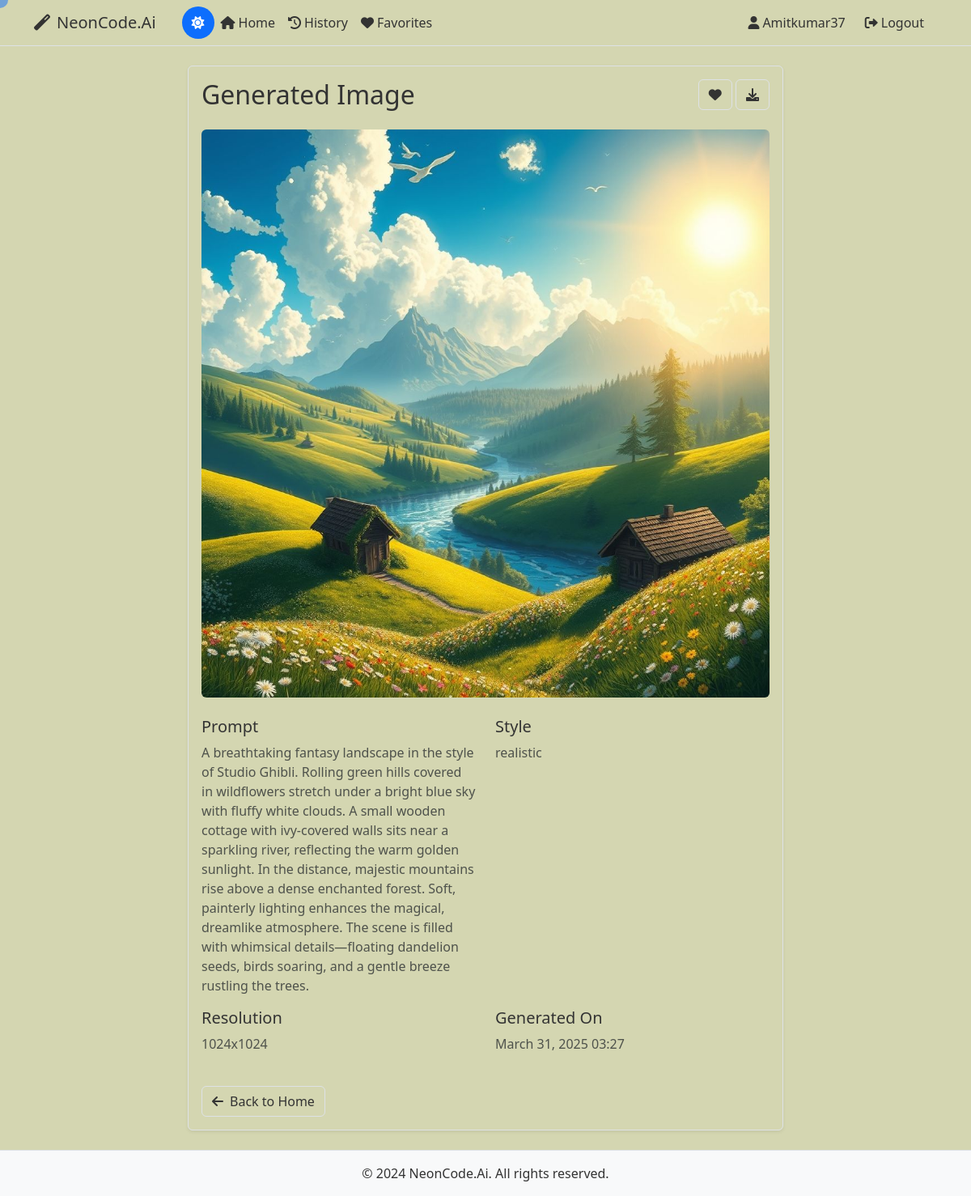
Page /image/2/ (signed in) on the committed database.
### generator/models.py (models this page shows, shortened)
class GeneratedImage(models.Model):
    user = models.ForeignKey(User, on_delete=models.CASCADE, related_name='generated_images')
    prompt = models.TextField()
    image_url = models.URLField()
    style = models.CharField(max_length=100, blank=True)
    resolution = models.CharField(max_length=50, blank=True)
    created_at = models.DateTimeField(default=timezone.now)
    is_favorite = models.BooleanField(default=False)
    class Meta:
        ordering = ['-created_at']

### generator/views.py (the view)
# urls.py: path('image/<int:pk>/', views.image_detail, name='image_detail'),
@login_required
def image_detail(request, pk):
    image = GeneratedImage.objects.get(pk=pk, user=request.user)
    return render(request, 'generator/image_detail.html', {'image': image})

### templates/generator/image_detail.html (shortened to what this page needs)
{% extends 'base.html' %}
{% block content %}
<div class="row">
    <div class="col-md-8 mx-auto">
        <div class="card shadow-sm">
            <div class="card-body">
                <div class="d-flex justify-content-between align-items-center mb-4">
                    <h2 class="card-title mb-0">Generated Image</h2>
                    <div>
                        <a href="{% url 'generator:toggle_favorite' image.id %}" class="btn btn-outline-danger">
                            <i class="fas {% if image.is_favorite %}fa-heart{% else %}fa-heart{% endif %}"></i>
                        </a>
                        <a href="{{ image.image_url }}" class="btn btn-outline-primary" download>
                            <i class="fas fa-download"></i>
                        </a>
                    </div>
                </div>
                <div class="text-center mb-4">
                    <img src="{{ image.image_url }}" class="img-fluid rounded" alt="{{ image.prompt }}">
                </div>
                <div class="row">
                    <div class="col-md-6">
                        <h5>Prompt</h5>
                        <p class="text-muted">{{ image.prompt }}</p>
                    </div>
                    <div class="col-md-6">
                        <h5>Style</h5>
                        <p class="text-muted">{{ image.style }}</p>
                    </div>
                    <div class="col-md-6">
                        <h5>Resolution</h5>
                        <p class="text-muted">{{ image.resolution }}</p>
                    </div>
                    <div class="col-md-6">
                        <h5>Generated On</h5>
                        <p class="text-muted">{{ image.created_at|date:"F d, Y H:i" }}</p>
                    </div>
                </div>
                <div class="mt-4">
                    <a href="{% url 'generator:home' %}" class="btn btn-secondary">
                        <i class="fas fa-arrow-left me-2"></i>Back to Home
                    </a>
                </div>
            </div>
        </div>
    </div>
</div>
{% endblock %}

### templates/base.html (shortened to what this page needs)
{% load static %}
<!DOCTYPE html>
<html lang="en" data-theme="light">
<head>
    <link href="https://cdn.jsdelivr.net/npm/bootstrap@5.3.0/dist/css/bootstrap.min.css" rel="stylesheet">
    <link href="https://cdnjs.cloudflare.com/ajax/libs/font-awesome/6.0.0/css/all.min.css" rel="stylesheet">
    <link href="{% static 'css/style.css' %}" rel="stylesheet">
</head>
<body>
    <div class="cursor"></div>
    <div id="scene-container"></div>
    <div class="content-wrapper">
        <nav class="navbar navbar-expand-lg">
            <div class="container">
                <a class="navbar-brand" href="{% url 'generator:home' %}">
                    <i class="fas fa-magic me-2"></i>NeonCode.Ai
                </a>
                <div class="d-flex align-items-center">
                    <button class="theme-toggle" id="themeToggle" title="Toggle theme">
                        <i class="fas fa-sun"></i>
                    </button>
                </div>
                <div class="collapse navbar-collapse" id="navbarNav">
                    <ul class="navbar-nav me-auto">
                        {% if user.is_authenticated %}
                            <li class="nav-item">
                                <a class="nav-link" href="{% url 'generator:home' %}">
                                    <i class="fas fa-home me-1"></i>Home
                                </a>
                            </li>
                            <li class="nav-item">
                                <a class="nav-link" href="{% url 'generator:image_history' %}">
                                    <i class="fas fa-history me-1"></i>History
                                </a>
                            </li>
                            <li class="nav-item">
                                <a class="nav-link" href="{% url 'generator:favorites' %}">
                                    <i class="fas fa-heart me-1"></i>Favorites
                                </a>
                            </li>
                        {% endif %}
                    </ul>
                    <ul class="navbar-nav">
                        {% if user.is_authenticated %}
                            <li class="nav-item">
                                <span class="nav-link">
                                    <i class="fas fa-user me-1"></i>{{ user.username }}
                                </span>
                            </li>
                            <li class="nav-item">
                                <form method="post" action="{% url 'logout' %}" class="d-inline">
                                    <button type="submit" class="logout-btn">
                                        <i class="fas fa-sign-out-alt me-1"></i>Logout
                                    </button>
                                </form>
                            </li>
                        {% endif %}
                    </ul>
                </div>
            </div>
        </nav>
        <main class="container my-4">
            {% block content %}{% endblock %}
        </main>
        <footer class="footer mt-auto py-3">
            <div class="container text-center">
                <span>© 2024 NeonCode.Ai. All rights reserved.</span>
            </div>
        </footer>
    </div>
</body>
</html>

### static/css/style.css (style rules this page uses)
body { min-height: 100vh; display: flex; flex-direction: column; background-color: var(--bg-color); color: var(--text-color); }
.footer { margin-top: auto; background-color: var(--card-bg); border-top: 1px solid var(--border-color); color: var(--text-color); }
.card { background-color: var(--card-bg); border-color: var(--border-color); transition: transform 0.3s ease, box-shadow 0.3s ease; box-shadow: 0 2px 4px rgba(0, 0, 0, 0.1); }
.navbar { background-color: var(--card-bg) !important; border-bottom: 1px solid var(--border-color); }
.navbar-brand, .nav-link { color: var(--text-color) !important; }

### templates/base.html (style rules this page uses)
:root { --bg-color: rgb(212, 214, 177); --text-color: #333333; --card-bg: #f8f9fa; --border-color: #dee2e6; --hover-bg: #e9ecef; --navbar-bg: #f8f9fa; --navbar-text: #333333; --navbar-hover: #e9ecef; --primary-color: #0d6efd; --primary-hover: #0b5ed7; --secondary-text: #6c757d; --link-color: #0d6efd; --link-hover: #0b5ed7; }
body { background-color: var(--bg-color); color: var(--text-color); transition: background-color 0.3s, color 0.3s; }
.navbar { position: relative; z-index: 2; background-color: var(--navbar-bg) !important; border-bottom: 1px solid var(--border-color); padding: 0.5rem 1rem; pointer-events: auto; }
.navbar-brand, .nav-link { color: var(--navbar-text) !important; }
.card { background-color: var(--card-bg); border-color: var(--border-color); color: var(--text-color); }
.theme-toggle { cursor: pointer; padding: 0.5rem; border-radius: 50%; display: flex; align-items: center; justify-content: center; background-color: var(--primary-color); border: none; color: white; width: 40px; height: 40px; margin-left: 1rem; transition: all 0.3s ease; }
.logout-btn { background: none; border: none; color: var(--navbar-text); padding: 0.5rem 1rem; transition: all 0.3s ease; }
#scene-container { position: fixed; top: 0; left: 0; width: 100%; height: 100%; z-index: 100; pointer-events: none; background-color: transparent; overflow: hidden; }
.content-wrapper { position: relative; z-index: 101; background-color: transparent; min-height: 100vh; pointer-events: auto; }
.content-wrapper::before { content: ''; position: fixed; top: 0; left: 0; width: 100%; height: 100%; background-color: transparent; opacity: 0.3; z-index: -1; pointer-events: none; }
.navbar { position: relative; z-index: 102; background-color: transparent !important; border-bottom: 1px solid var(--border-color); padding: 0.5rem 1rem; pointer-events: auto; }
main.container { position: relative; z-index: 101; pointer-events: auto; background-color: transparent; }
footer { position: relative; z-index: 101; pointer-events: auto; background-color: transparent; }
.card { background-color: transparent; border-color: var(--border-color); color: var(--text-color); }
.btn { background-color: transparent; border-color: var(--border-color); color: var(--text-color); }
.cursor { position: fixed; width: 20px; height: 20px; border-radius: 50%; background-color: var(--primary-color); opacity: 0.5; pointer-events: none; z-index: 9999; transform: translate(-50%, -50%); transition: transform 0.1s ease; }

### rows in the picture
GeneratedImage: image_url (picture), prompt "A breathtaking fantasy landscape in the style of Studio Ghibli. Rolling green hills covered in wildflowers stretch under a bright blue sky with fluffy white clouds. A small wooden cottage with ivy-covered walls sits near a sparkling river, reflecting the warm golden sunlight. In the distance, majestic mountains rise above a dense enchanted forest. Soft, painterly lighting enhances the magical, dreamlike atmosphere. The scene is filled with whimsical details—floating dandelion seeds, birds soaring, and a gentle breeze rustling the trees.", style "realistic", resolution "1024x1024", created_at "March 31, 2025 03:27"

### other values in the picture
{{ user.username }} "Amitkumar37"
